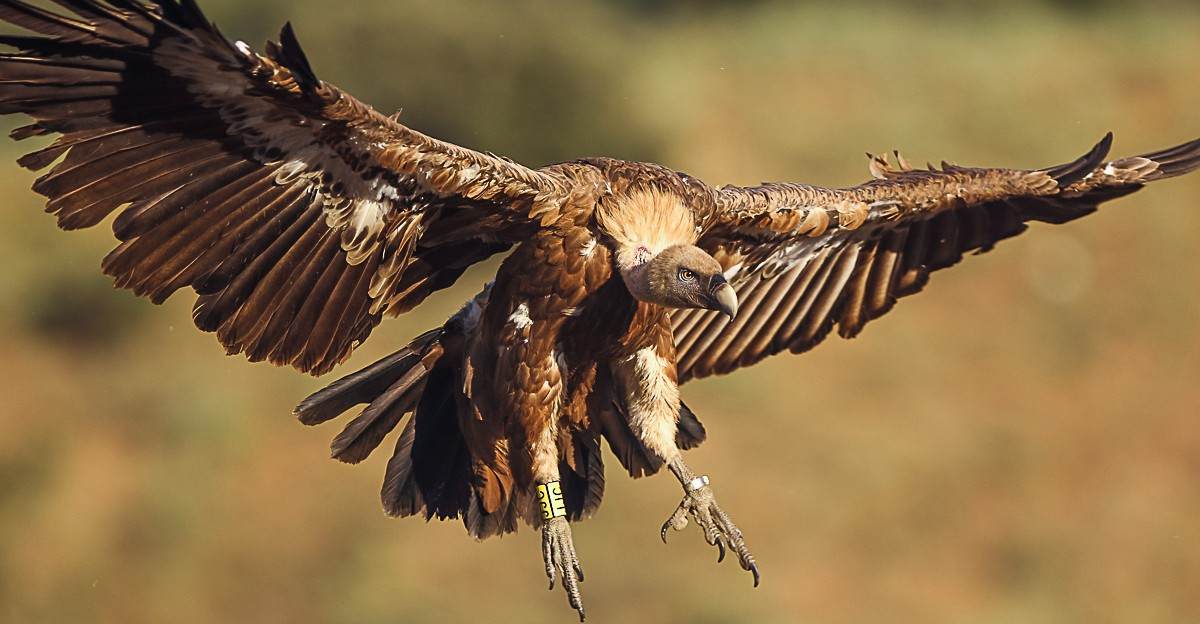
#> input picture CSE4182 - Digital Image Processing/assignment 7/vulture.jpg, 1200 x 624 px, found by its file name
$ jupyter execute Template.ipynb
#> lines starting #> are read from the running program, lines starting #| are printed output that depends on the picture
[cell 1]
import numpy as np
import matplotlib.pyplot as plt
import cv2
ROW = 2
COL = 4

[cell 2]
def img_plot(img,title,ind,cmap='gray'):
    plt.subplot(ROW,COL,ind*2 + 1)
    plt.title(title)
    plt.imshow(img,cmap=cmap)

    plt.subplot(ROW,COL,ind*2+2)
    plt.hist(img.ravel(),255,[0,255])
    plt.savefig('problem_7.jpg')

[cell 3]
img = plt.imread('assignment 7/vulture.jpg')
#> img is the input picture: shape (624, 1200, 3); mean R, G, B 134.7, 107.5, 68.7
gray = cv2.cvtColor(img,cv2.COLOR_BGR2GRAY) + 35
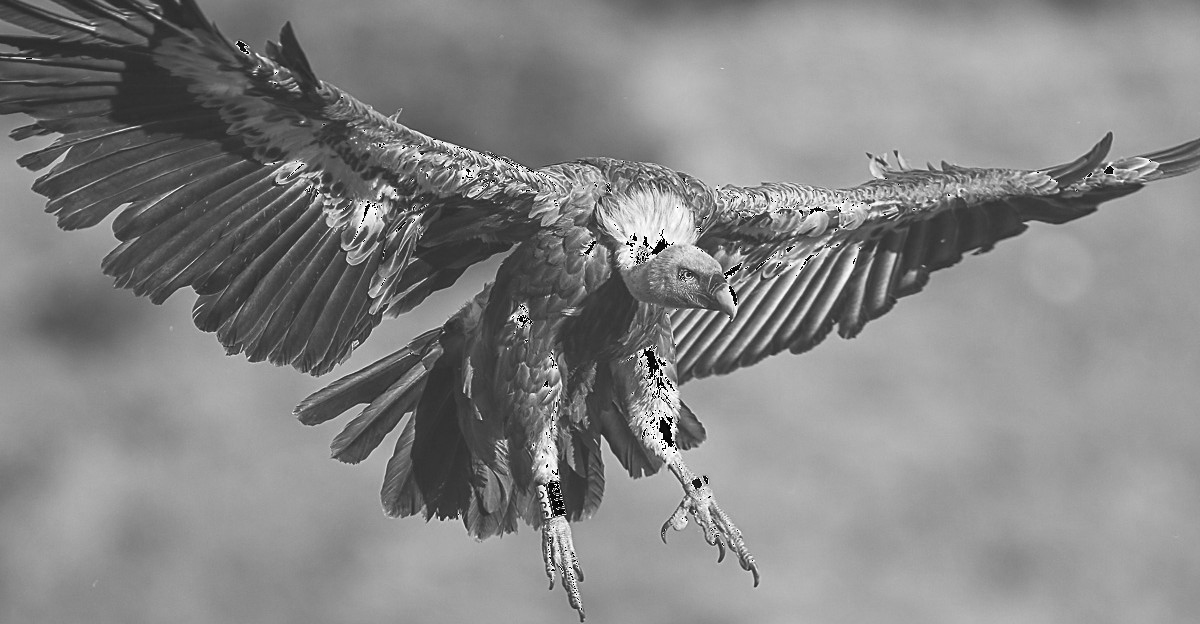
#> gray: shape (624, 1200); min 0, max 255, mean 133

[cell 4]
range_img = np.copy(gray)
range_img[gray<50] = 50
range_img[gray>200] = 200
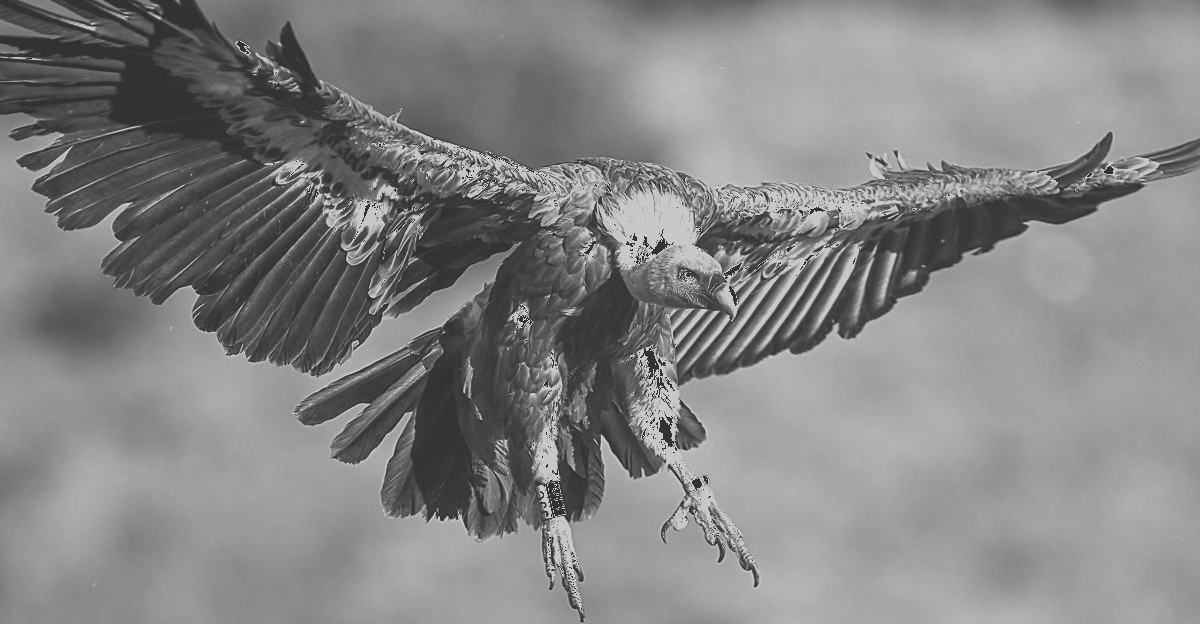
#> range_img: shape (624, 1200); min 50, max 200, mean 132.6
imgs = [gray,gray+30,gray-30,range_img]
titles = ['original','right_shifted','left_shifted','range_value']
cnt = 0

plt.figure(figsize=(20,20))
for img,title in zip(imgs,titles):
    img_plot(img,title,cnt)
    cnt += 1
#> this loop made 4 passes
#> title on passes 1 to 4: 'original', 'right_shifted', 'left_shifted', 'range_value'
#> pass 1, in img_plot, `plt.savefig('problem_7.jpg')`:
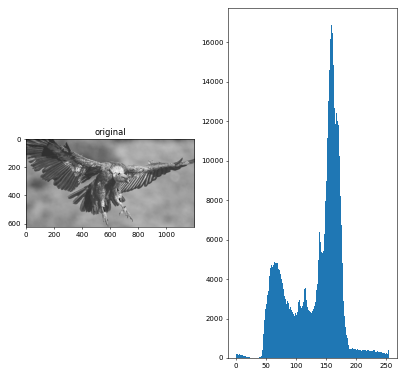
#> figure drawn by matplotlib, 2 panels; panel 2: tallest bar 16900 high, from x = 159 to 160
#> pass 2, in img_plot (call 2), `plt.savefig('problem_7.jpg')`:
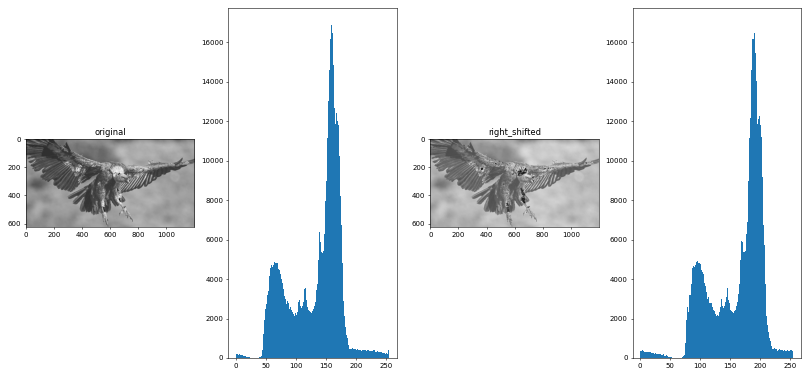
#> figure drawn by matplotlib, 4 panels; panel 2: tallest bar 16900 high, from x = 159 to 160; panel 4: tallest bar 16900 high, from x = 189 to 190
#> after the loop, cnt = 4
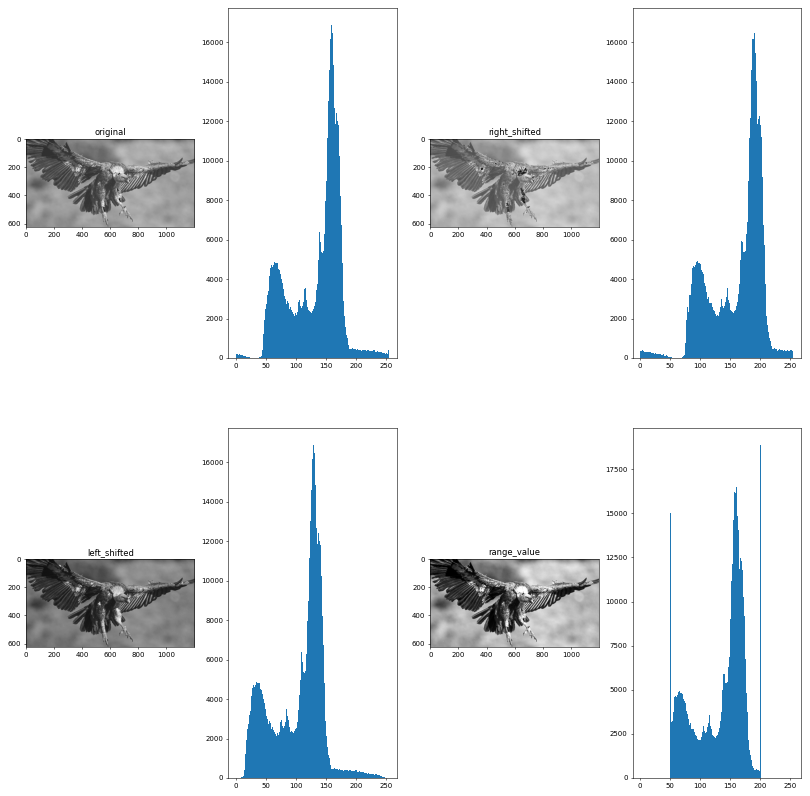
#> figure drawn by matplotlib, 8 panels; panel 2: tallest bar 16900 high, from x = 159 to 160; panel 4: tallest bar 16900 high, from x = 189 to 190; panel 6: tallest bar 16900 high, from x = 129 to 130; panel 8: tallest bar 18890 high, from x = 200 to 201
